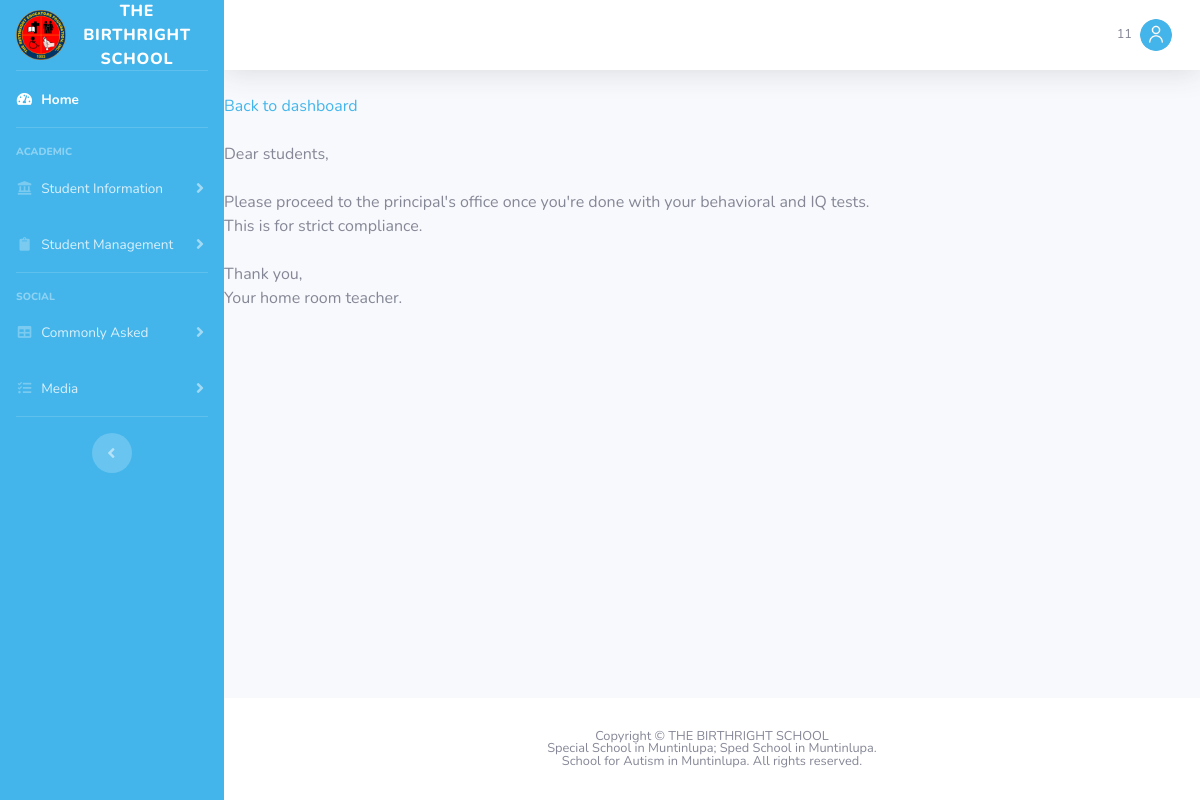
The page /number1.php (signed in) on the database its author committed.
### tables this page shows
CREATE TABLE `announcement` (
  `number` int(11) NOT NULL,
  `tagname` varchar(45) DEFAULT NULL,
  `line1` varchar(500) DEFAULT NULL,
  `line2` varchar(500) DEFAULT NULL,
  `line3` varchar(500) DEFAULT NULL,
  `line4` varchar(500) DEFAULT NULL,
  `line5` varchar(500) DEFAULT NULL,
  `line6` varchar(500) DEFAULT NULL,
  `line7` varchar(500) DEFAULT NULL,
  `line8` varchar(500) DEFAULT NULL,
  `line9` varchar(500) DEFAULT NULL,
  `line10` varchar(500) DEFAULT NULL,
  `line11` varchar(500) DEFAULT NULL,
  `line12` varchar(500) DEFAULT NULL,
  PRIMARY KEY (`number`)
);

### number1.php (the view, shortened to what this page needs)
<?php
	include_once("./web-page-parts/header.php");
	include_once("./web-page-parts/sidebar.php");
	include_once("./web-page-parts/topbar.php");
?>
<?php
	$db = mysqli_connect('localhost', 'root', 'ieti19', 'birthright_db');
	$num1 = mysqli_query($db, "SELECT * FROM birthright_db.announcement WHERE number='1'");
	$number1 = mysqli_fetch_array($num1);
?>
<?php
	if ($_SESSION['tag'] == '2') {
	echo '<a href="dash.php"> Back to dashboard</a>';
	}
	else {
	echo '<a href="dash2.php"> Back to dashboard</a>';
	}
?>
<br>
<br>
<?php
	echo $number1['line1'];
	echo '<br>';
	echo '<br>';
	echo $number1['line3'];
	echo '<br>';
	echo $number1['line4'];
	echo '<br>';
	echo '<br>';
	echo $number1['line6'];
	echo '<br>';
	echo $number1['line7'];
	echo '<br>';
	echo '<br>';
	echo '<br>';
	echo '<br>';
	echo '<br>';
	echo '<br>';
?>
<?php
	include_once("./web-page-parts/footer.php");
?>

### rows shown on the page
announcement: line1 "Dear students,", line3 "Please proceed to the principal's office once you're done with your behavioral and IQ tests.", line4 "This is for strict compliance.", line6 "Thank you,", line7 "Your home room teacher."

### other values the page prints
$_SESSION['User'] "11"
